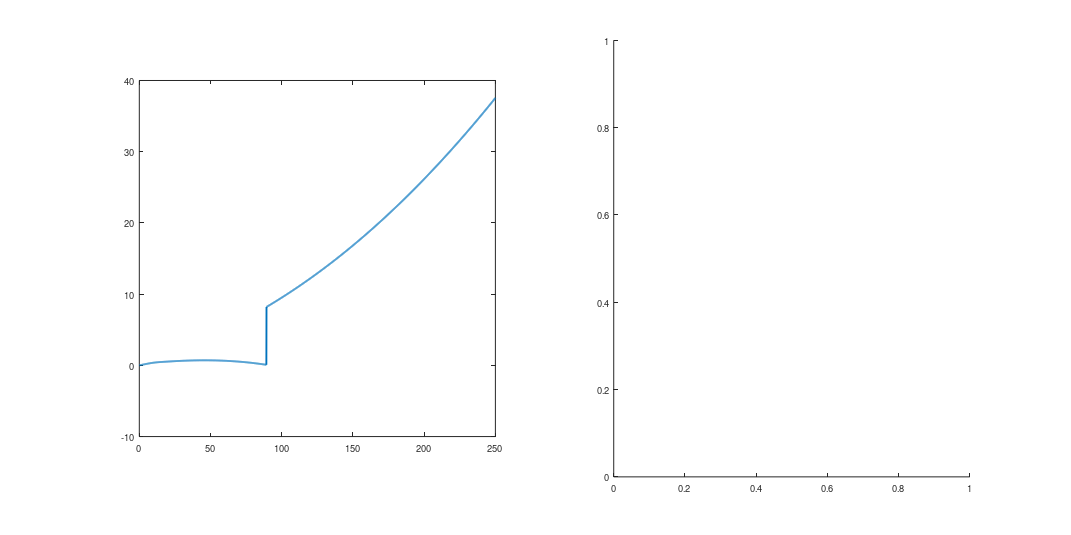

Source code (MATLAB): (Note: this script raises an error after producing the figure.)


% stability analysis, dispertion analysis

P1=2.1;
GammaR=1.4;%0.96;

ua=7.7e-3;
Gammac=1;
R1=8.4e-3;
%R1=8.4e-10;

%g=2e-10*ua;
g=2*ua;
n0=Gammac/R1;
Pth=(GammaR*Gammac)/R1;
Phi0=sqrt((1/R1)*(P1*Pth/n0-GammaR));

R0=22*sqrt(5/2);
%R0=57;

%m=90;%persistent current m
dk=0.1;

k=0:dk:250; %k axis

print_fig=0;
Record_Mov_m=0;


Font_size=22;
Font_name='Times New Roman';

N=length(k);
Eigen_omega_1=complex(zeros(1,N));%three eigen omega(k)
Eigen_omega_2=complex(zeros(1,N));
Eigen_omega_3=complex(zeros(1,N));

m_min=50;
m_max=100;

m_series=m_min:m_max;
N_m=length(m_series);

Imomega_max=zeros(1,N_m);

if Record_Mov_m~=0
    writerObj = VideoWriter('Dispersion_mov');
    writerObj.FrameRate=2;
    open(writerObj);
    
    m_min=50;
else
    %     m_min=m;
    %     m_max=m;
end

omega_temp=complex(zeros(3,1),0);
omega_de=zeros(3,4);%set by column: 1 real part; 2 imaginary part; 3 amplitude; 4 angle
for m_it=1:N_m
    
    m=m_series(m_it);
    
    
    for it=1:N
        
        L=[((m+k(it))^2-m^2)/(2*R0^2)+ua*Phi0^2, ua*Phi0^2, (g+0.5i*R1)*Phi0;
            -ua*Phi0^2, -(((m-k(it))^2-m^2)/(2*R0^2)+ua*Phi0^2), -(g-0.5i*R1)*Phi0;
            -1i*R1*Phi0*n0, -1i*R1*Phi0*n0, -1i*(GammaR+R1*Phi0^2)];
        
        
        omega_temp=eig(L,'nobalance');
        omega_de(:,1)=real(omega_temp);
        omega_de(:,2)=imag(omega_temp);
        omega_de(:,3)=abs(omega_temp);
        omega_de(:,4)=angle(omega_temp);
        if m~=0
            omega_de=sortrows(omega_de,-2);%sortrow 4 times
        end
        Eigen_omega_1(it)=complex(omega_de(1,1),omega_de(1,2));
        Eigen_omega_2(it)=complex(omega_de(2,1),omega_de(2,2));
        Eigen_omega_3(it)=complex(omega_de(3,1),omega_de(3,2));
    end
    
    if m_it==1
        
        if m==m_min || Record_Mov_m==0
            fig_disp=figure('renderer','painters','position',[100 100 1600 800],'paperpositionmode','auto');
            axis_re=subplot(1,2,1);
            axis_im=subplot(1,2,2);
        end
        
    end
    
    axis_re=subplot(1,2,1);
    plot(axis_re,k,real(Eigen_omega_1),'linewidth',2);
    axis square;
    set(axis_re,'fontsize',Fontsize);
    xlabel('k');
    ylabel('Re \omega');
    title(axis_re,sprintf('m=%d, Gamma_R=%.2f, P bar=%.2f, R0=%.1f',m,GammaR,P1,R0));
    hold(axis_re,'all');
    plot(axis_re,k,real(Eigen_omega_2),'linewidth',2);
    plot(axis_re,k,real(Eigen_omega_3),'linewidth',2);
    plot(axis_re,k,zeros(1,N),'linestyle','-.','linewidth',2);
    hold(axis_re,'off');
    
    axis_im=subplot(1,2,2);
    plot(axis_im,k,imag(Eigen_omega_1),'linewidth',2);
    axis square;
    set(axis_im,'fontsize',Fontsize);
    xlabel('k');
    ylabel('Imag \omega');
    hold all
    plot(axis_im,k,zeros(1,N),'linestyle','-.','linewidth',2);
    plot(axis_im,k,imag(Eigen_omega_2),'linewidth',2);
    plot(axis_im,k,imag(Eigen_omega_3),'linewidth',2);
    hold off
    %finding critical m by derivertive
    % Im_omega_t=imag(Eigen_omega_2);
    % Im_omega_t_diff=diff(Im_omega_t)/dk;
    % for it=length(Im_omega_t_diff):-1:1
    %     if abs(Im_omega_t_diff(it))<1e-5
    %        break;
    %     end
    % end
    % text(k(it),Im_omega_t(it),'\bullet','fontsize',20,'HorizontalAlignment','center');
    
    %finding critical m by positive Imag omega
    Im_omega_t=imag(Eigen_omega_1);
    
    [omega_max,I]=max(Im_omega_t);
    if omega_max>0
        Imomega_max(m_it)=omega_max;
        h_t=text(k(I),omega_max,'\bullet','fontsize',20,'HorizontalAlignment','center');
    end
    
    % Im_omega_t_diff=diff(Im_omega_t)/dk;
    % for it=2:length(Im_omega_t)
    %     if Im_omega_t(it)>0
    %        break;
    %     end
    % end
    % if it~=length(Im_omega_t) || ((it==length(Im_omega_t)) && Im_omega_t(length(Im_omega_t))>0)
    % text(k(it),Im_omega_t(it),'\bullet','fontsize',20,'HorizontalAlignment','center');
    % title(axis_im,sprintf('k*1=%.2f',k(it)));
    %  end
    % diff_k_axis=k(1:length(Im_omega_t_diff));
    % figure;
    % plot(diff_k_axis,Im_omega_t_diff);
    
    if Record_Mov_m~=0
        writeVideo(writerObj,getframe(fig_disp));
    end
    
    
    
    pause(0.1);
    
    
end

fig_Imomega_max=figure('position',[300 400 800 600],'renderer','painter','paperpositionmode','auto');
plot(m_series,Imomega_max,'linewidth',3);
axis square;
set(gca,'fontsize',Font_size,'Fontname',Font_name);
xlabel('m');
ylabel('max Im \omega');


if print_fig~=0 && Record_Mov_m==0
    print(fig_Imomega_max,'-painters','-depsc2','-r350',sprintf('Max_Im_omega_GammaR=%.1f_P1=%.1f_R0=%.1f.eps',GammaR,P1,R0));
    close(fig_Imomega_max);
end

if Record_Mov_m~=0
    close(writerObj);
end

fprintf('\nProgram finished.\n');





